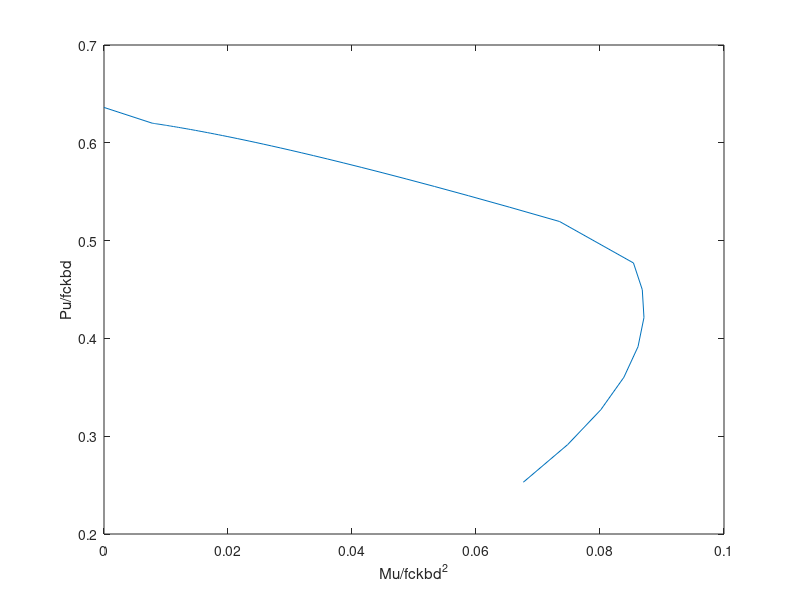
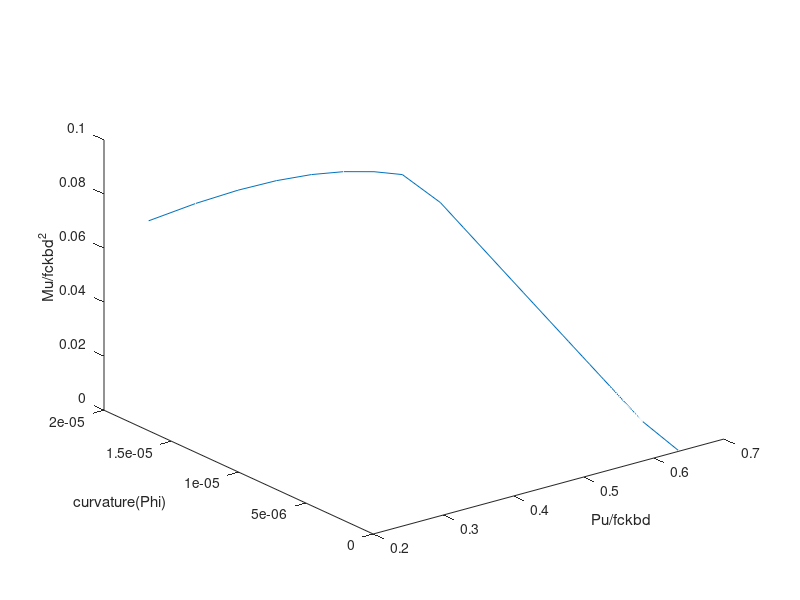

MATLAB code for these plots, in order:
clc
clearvars
prompt= [" Enter the width of the section in mm"," Enter the depth of the section in mm","Enter the grade of concrete in Mpa","Enter the effective cover in mm"];
title = 'Cross sectional properties';
numlines = [1 75;1 75;1 75;1 75];
definput = {'300','300','30','40'};
dimension=inputdlg(prompt,title,numlines,definput);
b=str2double(dimension{1});
D=str2double(dimension{2});
fck=str2double(dimension{3});
d_dash=str2double(dimension{4});
prompt= [" Enter the grade of steel in Mpa"," Enter the diameter of bars in mm"," Enter the number of bars"," Enter the modulus of elasticity of steel  in Mpa"];
title = 'Reinforcement details';
numlines = [1 75;1 75;1 75;1 75];
definput = {'415','20','4','200000'};
dimension=inputdlg(prompt,title,numlines,definput);
fy=str2double(dimension{1});
dai=str2double(dimension{2});
nb=str2double(dimension{3});
Es=str2double(dimension{4});
Ec=5000*sqrt(fck);
Ast=nb*(pi/4)*(dai^2);
n=2;
p_i=Ast*100/(2*b*D);
k_dash=(0.0035*(D-d_dash))/(0.0035+(0.87*fy/Es));
set(1,6)=0;
set(1,5)=0.45+(0.00004*Es*p_i/fck);
set(1,7)=0;
for k=4:-0.05:1
    set(n,1)= k;
    g= 0.446*fck*((4/((7*k)-3))^2);
    set(n,2)= 0.446*fck*D*(1-((4/21)*(4/(7*k-3))^2));
    set(n,3)= 0.446*fck*((D)^2)/2-((8/49)*g*(D^2));
    set(n,4)=set(n,3)/set(n,2);
    xu=k*D;
    e_sc1=0.002*(xu-d_dash)/(xu-(3*D/7));
    fsc1=e_sc1*Es;
    fc1= 0.446*fck;
    e_sc2=0.002*(xu-D+d_dash)/(xu-(3*D/7));
    fsc2=e_sc2*Es;
    fc2=(-49*g/(16*(D^2)))*(d_dash^2)+(7*g/(2*D))*d_dash+(0.45*fck-g);
    set(n,5)=(set(n,2)/(fck*D))+(p_i/(100*fck))*(fsc1-fc1)+(p_i/(100*fck))*(fsc2-fc2);
    set(n,6)=(set(n,2)/(fck*D))*(0.5-(set(n,4)/D))+(p_i/(fck*100))*(fsc1-fc1)*(((D/2)-d_dash)/D)-(p_i/(fck*100))*(fsc2-fc2)*(((D/2)-d_dash)/D);
    set(n,7)=0.002/(xu-(3*D/7));
    n=n+1;
end
for k =0.95:-0.05:0
    xu=k*D;
    if xu>(D-d_dash)
        e_sc1=0.0035*(xu-d_dash)/(xu);
        fsc1=e_sc1*Es;
        fc1= e_sc1*Ec;
        e_sc2=0.0035*(xu-D+d_dash)/(xu);
        fsc2=e_sc2*Es;
        fc2=0;
        set(n,5)=(0.36*k)+(p_i/(100*fck))*(fsc1-fc1+fsc2);
        set(n,6)=(0.36*k*(0.5-(0.416*k)))+(p_i/(100*fck))*(fsc1-fc1)*(((D/2)-d_dash)/D)+(p_i/(100*fck))*(fsc2-fc2)*((D/2)-d_dash)/D;
        set(n,7)=0.0035/xu;
    elseif xu<=(D-d_dash)&&xu>k_dash
            e_sc1=0.0035*(xu-d_dash)/(xu);
            fsc1=e_sc1*Es;
            fc1= e_sc1*Ec;
            e_sc2=0.0035*(-xu+D-d_dash)/(xu);
            fsc2=e_sc2*Es;
            fc2=0;
            set(n,5)=(0.36*k)+(p_i/(100*fck))*(fsc1-fc1)+(p_i/(100*fck))*(-fsc2-fc2);
            set(n,6)=(0.36*k*(0.5-(0.416*k)))+(p_i/(100*fck))*(fsc1-fc1)*(((D/2)-d_dash)/D)+(p_i/(100*fck))*(-fsc2-fc2)*(((D/2)-d_dash)/D);
            set(n,7)=0.0035/xu;
    else
        break;
    end
   
    n=n+1;
end
plot(set(:,6),set(:,5))
xlabel('Mu/fckbd^2')
ylabel('Pu/fckbd')
figure()
plot3(set(:,5),set(:,7),set(:,6))
xlabel('Pu/fckbd')
ylabel('curvature(Phi)')
zlabel('Mu/fckbd^2')


